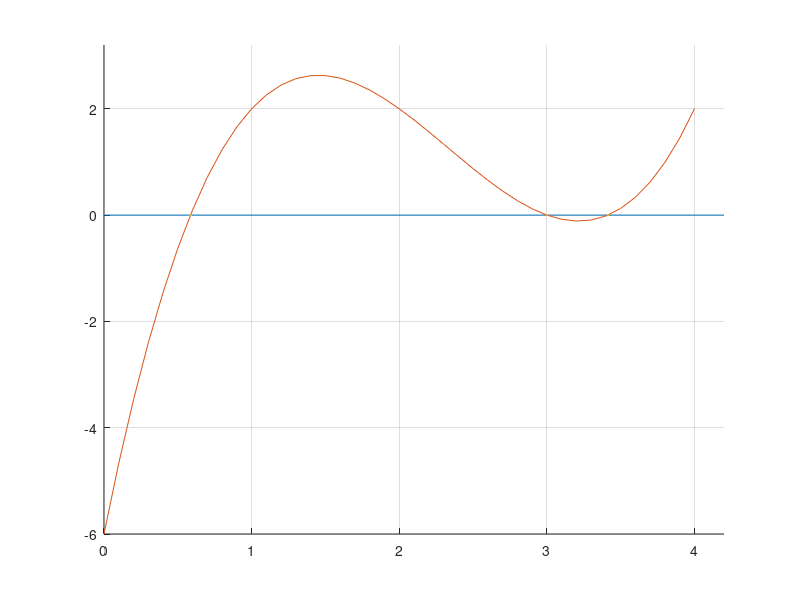

This chart was generated by the following MATLAB code: (Note: this script raises an error after producing the figure.)
% -------------------------------------------------------------------------
% MACIUCA GLORIA - RUXANDRA
% Grupa 344
% -------------------------------------------------------------------------
% Ex_2c.m - Fisier 'script'
% -------------------------------------------------------------------------
%
% Fisier pentru plotarea graficului functiei si a solutiilor gasite prin
% aplicarea Metodei Bisectiei.
%

% Incarcarea schemei de culori 'wesColors'
% Incarcarea solutiilor ecuatiei calculate anterior
load wesColors;
load aproximariEx2b;

% Definirea functiei 'f'
f = @(x) x.^3 -7 .* x.^2 + 14 .* x - 6;

% Crearea unei figuri pentru modificari ulterioare
fBisectie = figure('Name', 'Metoda Bisectiei', 'NumberTitle', 'off');
set (fBisectie, 'Color', 'White');

% Crearea vectorului axaX cu valori in intervalul [0, 4]
% Crearea vectorului axaY cu valori f(axaX)
axaX = 0:0.1:4;
axaY = f(axaX);

axis ( [0 4.2 -6 3.2] );        % Definirea limitelor axelor
hold on;
grid on;                        % Activare grid in figura
axaOx = plot (xlim, [0 0]);     % Plotare axa Ox
grafic = plot (axaX, axaY);     % Plotare graficul functiei 'f'
aproximari = plot (xAprox(1:length(xAprox)), f(xAprox(1:length(xAprox))), ...
    '.');                       % Plotare solutii gasite

% In continuare, o serie de modificari si adaugiri efectuate asupra figurii
% pentru un aspect personalizat
g =gca;
g.GridColor = wesColors(1, :);
set (gca, 'FontSize', 8, 'FontName', 'Consolas');
set (gca, 'Box', 'off');
set (gca, 'TickDir', 'out', 'XTick', [0:5], 'YTick', [-6:2:4]);
set (grafic, 'LineStyle', '-', 'LineWidth', 0.8, 'Color', 'Black');
set (axaOx, 'LineStyle', ':', 'LineWidth', 0.5, 'Color', wesColors(1, :));
set (aproximari, 'Marker', 'o', 'MarkerFaceColor', wesColors(1, :), ...
    'MarkerEdgeColor', 'Black', 'MarkerSize', 7.0);

% Adaugarea de text specific fiecarui marker de pe grafic
for i = 1 : length(xAprox)
    x = xAprox(i);
    y = f(xAprox(i));
    mesajMarker = sprintf (strcat ('(', num2str (x, 5), ',\n', num2str (y, 1), ')'));
    textMarker = text (x+i/100, y - 0.4, mesajMarker, ...
        'FontName', 'Consolas', 'FontSize', 7);
end

% Adaugarea titlului si indicatiilor axelor Ox si Oy
title ('{\bfGraficul functiei} {\itf(x) = x^3 - 7*x^2 + 14*x - 6}', ...
    'FontName', 'Consolas', 'FontSize', 11.5, 'FontWeight', 'Normal');
xlabel ('x', 'FontName', 'Consolas', 'FontSize', 10, 'FontWeight', 'Bold');
ylabel ('f(x)', 'FontName', 'Consolas', 'FontSize', 10, 'FontWeight', 'Bold');


